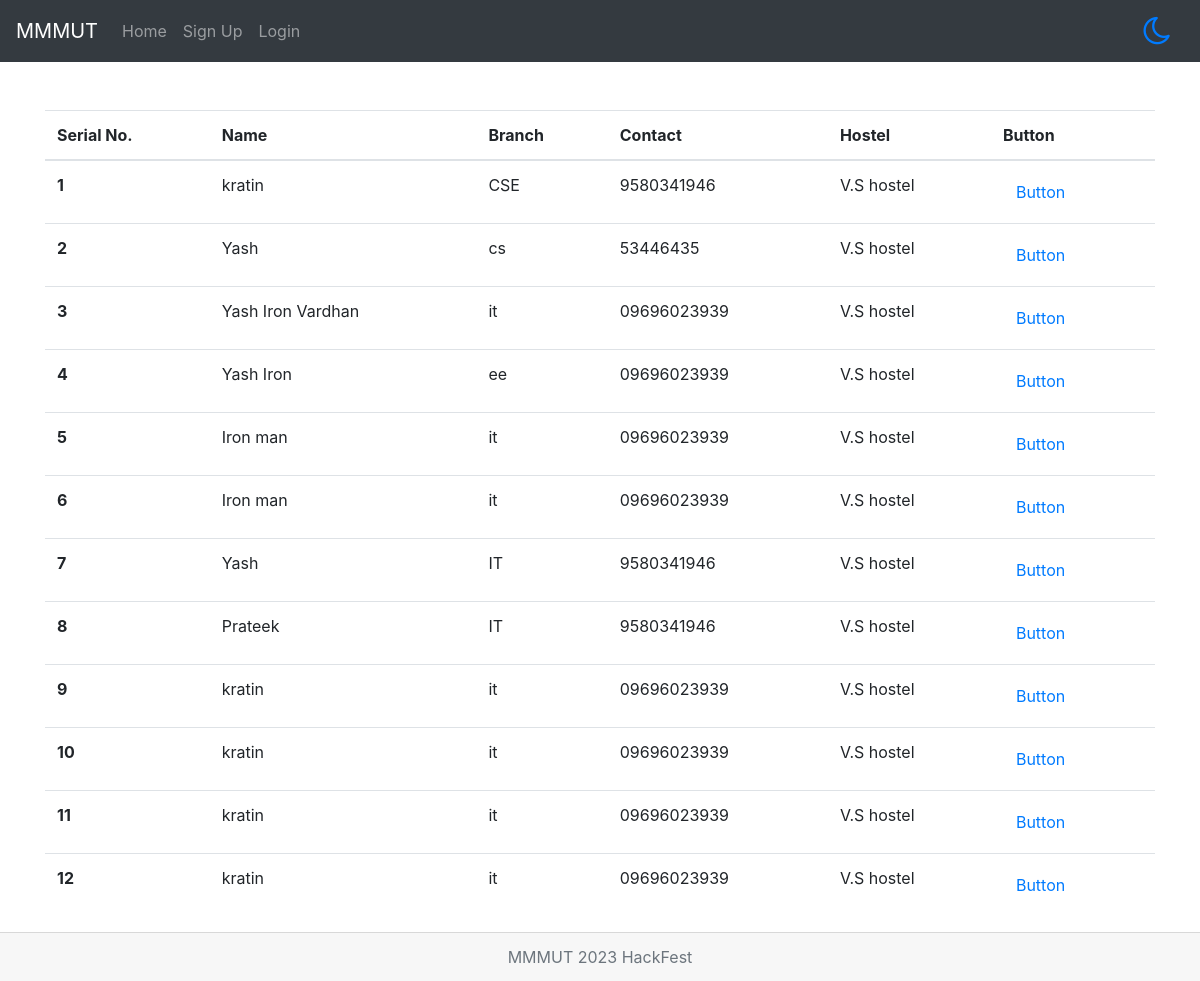
/details, run on the app's committed database.
### college/models.py (models this page shows)
class Deta(models.Model):
    name = models.CharField(max_length=30)
    branch = models.CharField(max_length=30)
    email = models.EmailField(max_length=30)
    address = models.CharField(max_length=100)
    hostel = models.CharField(max_length=50)
    room_no = models.CharField(max_length=5)
    year = models.CharField(max_length=50)
    phone = models.CharField(max_length=10)

### college/views.py (the view)
# urls.py: path('details', views.details, name='details'),
def details(request):
    data = Deta.objects.all()
    return render(request, 'deta.html',{'data':data})

### templates/deta.html (shortened to what this page needs)
{% extends 'base.html' %}
{% block 'content' %}
{% load static %}
<div class="container mt-5">
    <div class="mt-5">
        <table class="table">
            <thead>
                <tr>
                    <th scope="col">Serial No.</th>
                    <th scope="col">Name</th>
                    <th scope="col">Branch</th>
                    <th scope="col">Contact</th>
                    <th scope="col">Hostel</th>
                    <th scope="col">Button</th>
                </tr>
            </thead>
            <tbody>
                {% for d in data %}
                <tr>
                    <th scope="row">{{forloop.counter}}</th>
                    <td>{{d.name}}</td>
                    <td>{{d.branch}}</td>
                    <td>{{d.phone}}</td>
                    <td>{{d.hostel}}</td>
                    <td><a class="btn" href="/detail_update/{{d.id}}">Button</a></td>
                </tr>
                {% endfor %}
            </tbody>
        </table>
    </div>
</div>
{% endblock %}

### templates/base.html (shortened to what this page needs)
<!doctype html>
<html lang="en">
<head>
  <link rel="stylesheet" href="https://cdn.jsdelivr.net/npm/bootstrap@4.0.0/dist/css/bootstrap.min.css"
>
  <link rel="stylesheet" href="https://cdnjs.cloudflare.com/ajax/libs/font-awesome/4.7.0/css/font-awesome.min.css">
</head>
<body>
  {% url 'home' as home %}
  {% url 'showdata' as showdata %}
  {% url 'signup' as signup %}
  {% url 'loginup' as loginup %}
  {% url 'contact' as contact %}
  {% url 'student' as student %}
  {% url 'details' as details %}
  {% url 'hostel' as hostel %}
  {% url 'messup' as messup %}
  {% url 'need' as need %}
  <nav class="navbar navbar-expand-lg navbar-dark bg-dark">
    <a class="navbar-brand" href="/">MMMUT</a>
    <div class="collapse navbar-collapse" id="navbarSupportedContent">
      <ul class="navbar-nav mr-auto">
        <li class="nav-item" id="navbar">
          <a class="nav-link {% if request.path == home %} active {% endif %}" href="/">Home </a>
        </li>
        {% if not request.user.is_authenticated %}
        <li class="nav-item btnn">
          <a class="nav-link {% if request.path == signup %} active {% endif %}" href="{% url 'signup' %}">Sign Up</a>
        </li>
        <li class="nav-item btnn">
          <a class="nav-link {% if request.path == loginup %} active {% endif %}" href="{% url 'loginup' %}">Login</a>
        </li>
        {% endif %}
      </ul>
      <i class="btn fa fa-moon-o fa-2x text-primary" onclick="myfunc()" aria-hidden="true"></i>
    </div>
  </nav>
  {% block 'content' %} {% endblock %}
  <div class="card-footer text-muted text-center">
    MMMUT 2023 HackFest
  </div>
</body>
</html>

### data on the page
Deta: name "kratin", branch "CSE", phone "9580341946", hostel "V.S hostel"
Deta: name "Yash", branch "cs", phone "53446435", hostel "V.S hostel"
Deta: name "Yash Iron Vardhan", branch "it", phone "09696023939", hostel "V.S hostel"
Deta: name "Yash Iron", branch "ee", phone "09696023939", hostel "V.S hostel"
Deta: name "Iron man", branch "it", phone "09696023939", hostel "V.S hostel"
Deta: name "Iron man", branch "it", phone "09696023939", hostel "V.S hostel"
Deta: name "Yash", branch "IT", phone "9580341946", hostel "V.S hostel"
Deta: name "Prateek", branch "IT", phone "9580341946", hostel "V.S hostel"
Deta: name "kratin", branch "it", phone "09696023939", hostel "V.S hostel"
Deta: name "kratin", branch "it", phone "09696023939", hostel "V.S hostel"
Deta: name "kratin", branch "it", phone "09696023939", hostel "V.S hostel"
Deta: name "kratin", branch "it", phone "09696023939", hostel "V.S hostel"
